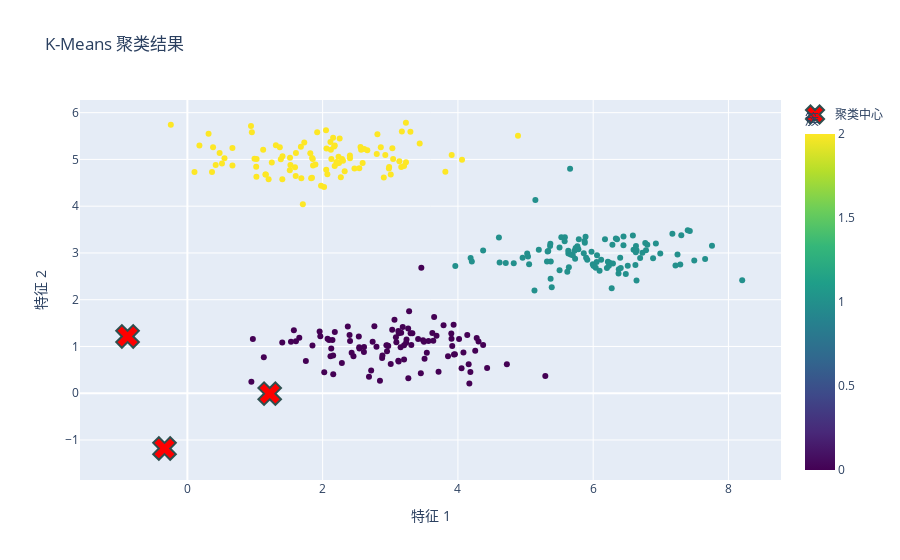
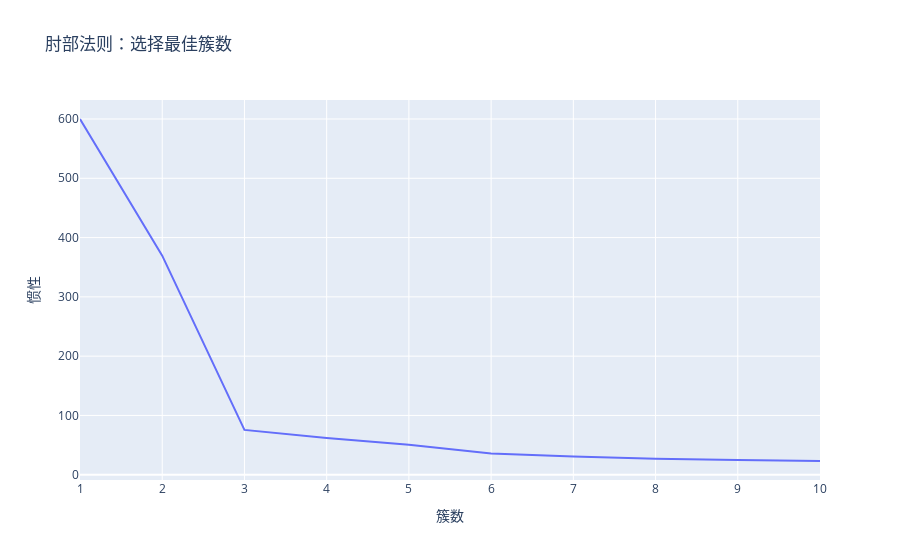

Here is the notebook cell these charts were saved with, in order:
### Code cell
# 导入必要的库
import pandas as pd
import numpy as np
import plotly.express as px
from sklearn.cluster import KMeans
from sklearn.preprocessing import StandardScaler
from sklearn.metrics import silhouette_score

# 加载数据
url = "clusterData/ex7data2.csv"  # 假设数据文件在当前目录下
data = pd.read_csv(url, header=None, names=["X1", "X2"])

# 查看数据的前几行
print("数据的前 5 行:")
print(data.head())

# 数据预处理
# 使用 StandardScaler 对数据进行标准化
scaler = StandardScaler()
scaled_data = scaler.fit_transform(data)

# 使用 K-Means 聚类
# 假设我们选择 3 个簇
kmeans = KMeans(n_clusters=3, random_state=42)
kmeans.fit(scaled_data)

# 获取聚类结果
labels = kmeans.labels_
centroids = kmeans.cluster_centers_

# 将聚类结果添加到数据框中
data["Cluster"] = labels

# 绘制聚类结果
fig = px.scatter(
    data,
    x="X1",
    y="X2",
    color="Cluster",
    title="K-Means 聚类结果",
    color_continuous_scale="Viridis",
    labels={"X1": "特征 1", "X2": "特征 2", "Cluster": "簇"},
)

# 绘制聚类中心
fig.add_scatter(
    x=centroids[:, 0],
    y=centroids[:, 1],
    mode="markers",
    marker=dict(
        size=20,
        color="red",
        symbol="x",
        line=dict(width=2, color="DarkSlateGrey"),
    ),
    name="聚类中心",
)

# 显示图形
fig.show()

# 计算聚类效果（轮廓系数）
silhouette_avg = silhouette_score(scaled_data, labels)
print(f"聚类的轮廓系数: {silhouette_avg:.3f}")

# 使用肘部法则选择最佳簇数
inertia = []
for n in range(1, 11):
    kmeans = KMeans(n_clusters=n, random_state=42)
    kmeans.fit(scaled_data)
    inertia.append(kmeans.inertia_)

# 绘制肘部法则图
fig_elbow = px.line(
    x=range(1, 11),
    y=inertia,
    title="肘部法则：选择最佳簇数",
    labels={"x": "簇数", "y": "惯性"},
)
fig_elbow.show()

### Figure 1 — Plotly figure (JSON) as saved in the notebook; plotly's stock layout.template omitted (floating-point values rounded to 4 significant figures; data arrays with more than 128 entries replaced by an {"elided": "..."} marker saying what was removed)
{"data": [{"hovertemplate": "特征 1=%{x}<br>特征 2=%{y}<br>簇=%{marker.color}<extra></extra>", "legendgroup": "", "marker": {"color": {"elided": "300 int values"}, "coloraxis": "coloraxis", "symbol": "circle"}, "mode": "markers", "name": "", "orientation": "v", "showlegend": false, "x": {"elided": "300 float values"}, "xaxis": "x", "y": {"elided": "300 float values"}, "yaxis": "y", "type": "scatter"}, {"marker": {"color": "red", "line": {"color": "DarkSlateGrey", "width": 2}, "size": 20, "symbol": "x"}, "mode": "markers", "name": "聚类中心", "x": [-0.338, 1.217, -0.8847], "y": [-1.182, -0.008584, 1.215], "type": "scatter"}], "layout": {"xaxis": {"anchor": "y", "domain": [0.0, 1.0], "title": {"text": "特征 1"}}, "yaxis": {"anchor": "x", "domain": [0.0, 1.0], "title": {"text": "特征 2"}}, "coloraxis": {"colorbar": {"title": {"text": "簇"}}, "colorscale": [[0.0, "#440154"], [0.1111, "#482878"], [0.2222, "#3e4989"], [0.3333, "#31688e"], [0.4444, "#26828e"], [0.5556, "#1f9e89"], [0.6667, "#35b779"], [0.7778, "#6ece58"], [0.8889, "#b5de2b"], [1.0, "#fde725"]]}, "legend": {"tracegroupgap": 0}, "title": {"text": "K-Means 聚类结果"}}}

### Figure 2 — Plotly figure (JSON) as saved in the notebook; plotly's stock layout.template omitted (floating-point values rounded to 4 significant figures)
{"data": [{"hovertemplate": "簇数=%{x}<br>惯性=%{y}<extra></extra>", "legendgroup": "", "line": {"color": "#636efa", "dash": "solid"}, "marker": {"symbol": "circle"}, "mode": "lines", "name": "", "orientation": "v", "showlegend": false, "x": [1, 2, 3, 4, 5, 6, 7, 8, 9, 10], "xaxis": "x", "y": [600.0, 369.5, 75.61, 62.06, 50.71, 35.65, 30.67, 26.97, 24.97, 23.17], "yaxis": "y", "type": "scatter"}], "layout": {"xaxis": {"anchor": "y", "domain": [0.0, 1.0], "title": {"text": "簇数"}}, "yaxis": {"anchor": "x", "domain": [0.0, 1.0], "title": {"text": "惯性"}}, "legend": {"tracegroupgap": 0}, "title": {"text": "肘部法则：选择最佳簇数"}}}
